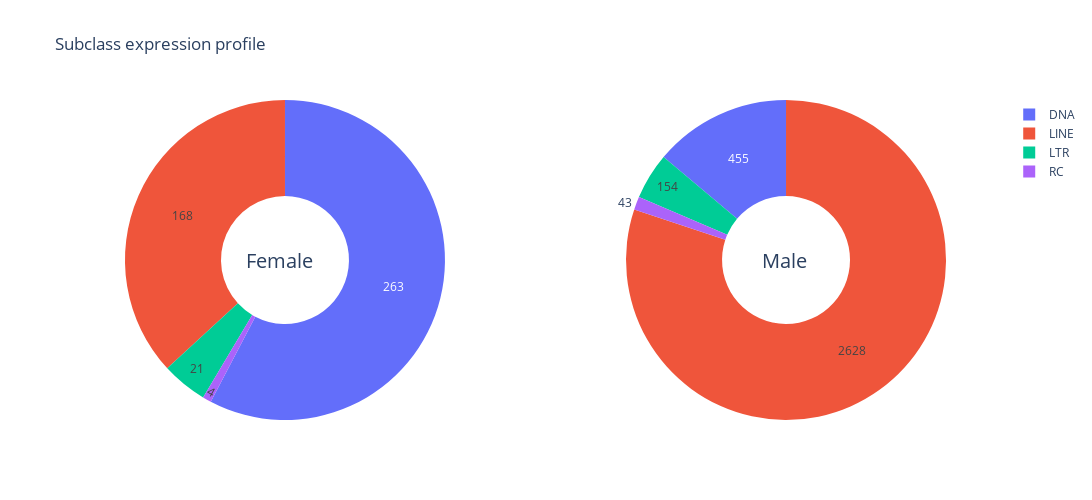

Notebook source saved alongside this figure:
### Code cell
plot_TE_expression_profile_by_superfamily(TE_data_table)

### Figure 1 — Plotly figure (JSON) as saved in the notebook; plotly's stock layout.template omitted (floating-point values rounded to 4 significant figures)
{"data": [{"domain": {"x": [0, 0.45], "y": [0, 1]}, "hole": 0.4, "hoverinfo": "label+value", "labels": ["LINE", "DNA", "DNA", "LINE", "LINE", "LINE", "LINE", "LTR", "LTR", "LTR", "LINE", "LTR", "LINE", "LINE", "LINE", "RC", "LINE", "LINE", "LINE", "LINE", "LINE", "LINE", "DNA", "LINE", "LINE", "LINE", "LINE", "LINE", "LINE", "LINE", "LINE", "LINE", "LINE", "LTR", "LTR", "LINE", "RC", "LINE", "LTR", "DNA", "LINE", "LINE", "LINE", "LINE", "DNA", "DNA", "DNA", "DNA", "DNA", "DNA", "DNA", "DNA", "DNA", "DNA", "DNA", "LINE", "LINE", "LINE", "DNA", "LTR", "LINE", "LINE", "LINE", "DNA", "DNA", "LTR", "DNA", "DNA", "DNA", "DNA", "DNA", "DNA", "DNA"], "name": "Female", "textinfo": "value", "type": "pie", "values": [2, 0, 1, 2, 1, 0, 0, 0, 8, 1, 84, 0, 1, 3, 0, 4, 7, 0, 2, 0, 3, 3, 3, 2, 0, 0, 2, 0, 0, 0, 0, 0, 0, 12, 0, 0, 0, 14, 0, 1, 4, 6, 0, 0, 0, 2, 1, 0, 0, 0, 220, 0, 2, 0, 5, 0, 3, 0, 6, 0, 7, 15, 7, 3, 1, 0, 0, 1, 16, 0, 1, 0, 0]}, {"domain": {"x": [0.55, 1], "y": [0, 1]}, "hole": 0.4, "hoverinfo": "label+value", "labels": ["LINE", "DNA", "DNA", "LINE", "LINE", "LINE", "LINE", "LTR", "LTR", "LTR", "LINE", "LTR", "LINE", "LINE", "LINE", "RC", "LINE", "LINE", "LINE", "LINE", "LINE", "LINE", "DNA", "LINE", "LINE", "LINE", "LINE", "LINE", "LINE", "LINE", "LINE", "LINE", "LINE", "LTR", "LTR", "LINE", "RC", "LINE", "LTR", "DNA", "LINE", "LINE", "LINE", "LINE", "DNA", "DNA", "DNA", "DNA", "DNA", "DNA", "DNA", "DNA", "DNA", "DNA", "DNA", "LINE", "LINE", "LINE", "DNA", "LTR", "LINE", "LINE", "LINE", "DNA", "DNA", "LTR", "DNA", "DNA", "DNA", "DNA", "DNA", "DNA", "DNA"], "name": "Male", "textinfo": "value", "type": "pie", "values": [13, 5, 0, 3, 10, 9, 1, 31, 14, 5, 117, 28, 25, 17, 1, 43, 28, 33, 23, 14, 3, 15, 82, 29, 32, 1, 9, 48, 70, 5, 2, 0, 15, 59, 13, 0, 0, 787, 4, 1, 47, 1, 104, 28, 1, 67, 61, 0, 0, 0, 30, 0, 21, 5, 6, 0, 0, 0, 14, 0, 668, 210, 260, 0, 0, 0, 0, 151, 7, 1, 2, 0, 1]}], "layout": {"annotations": [{"font": {"size": 20}, "showarrow": false, "text": "Female", "x": 0.18, "y": 0.5}, {"font": {"size": 20}, "showarrow": false, "text": "Male", "x": 0.8, "y": 0.5}], "height": 500, "title": {"text": "Subclass expression profile"}, "width": 1200}}
